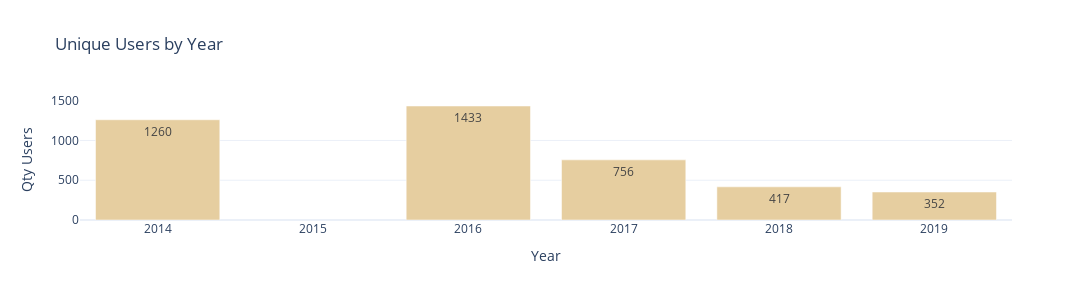

The code cell stored with this chart in its notebook:
### Code cell
bar_chart(df=users_df, xaxis="Year", yaxis="Qty Users", title="Unique Users by Year")

### Figure 1 — Plotly figure (JSON) as saved in the notebook; plotly's stock layout.template omitted (floating-point values rounded to 4 significant figures)
{"data": [{"alignmentgroup": "True", "hovertemplate": "Year=%{x}<br>Qty Users=%{y}<extra></extra>", "legendgroup": "", "marker": {"color": "#e6cea0", "pattern": {"shape": ""}}, "name": "", "offsetgroup": "", "orientation": "v", "showlegend": false, "textposition": "auto", "texttemplate": "%{y}", "type": "bar", "x": [2018, 2016, 2014, 2019, 2017], "xaxis": "x", "y": [417, 1433, 1260, 352, 756], "yaxis": "y"}], "layout": {"barmode": "relative", "height": 300, "legend": {"tracegroupgap": 0}, "title": {"text": "Unique Users by Year"}, "width": 1200, "xaxis": {"anchor": "y", "domain": [0, 1], "title": {"text": "Year"}}, "yaxis": {"anchor": "x", "domain": [0, 1], "title": {"text": "Qty Users"}}}}
